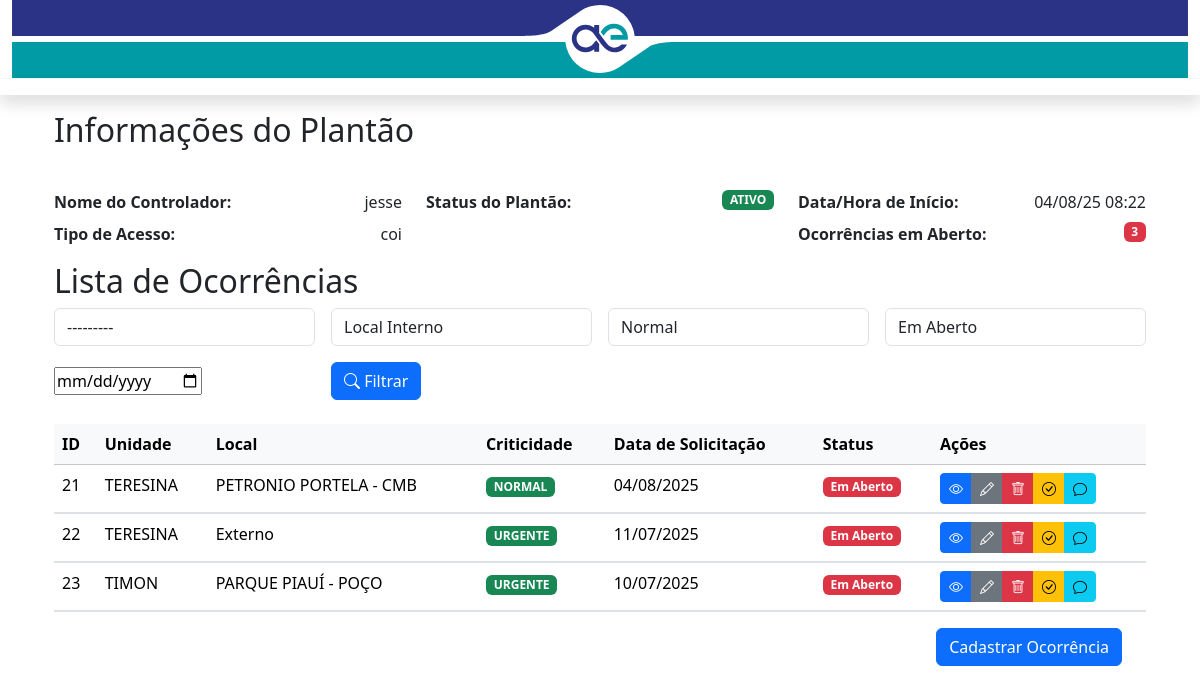
The app's page / (signed in) with its own data.
### plantao_coi/models.py (models this page shows, shortened)
class Plantao(models.Model):
    class TurnoPlantao(models.TextChoices):
        DIURNO = 'DIURNO', 'Diurno'
        NOTURNO = 'NOTURNO', 'Noturno'
    usuario = models.ForeignKey(User, on_delete=models.CASCADE)
    inicio = models.DateTimeField(default=timezone.now)
    turno = models.CharField(max_length=10, choices=TurnoPlantao.choices)
    class Meta:
        verbose_name_plural = 'Plantões'
        verbose_name = 'Plantão'
    def __str__(self):
        return f"{self.usuario.username} - {self.inicio.strftime('%d/%m/%Y %H:%M') } - {self.turno}"

class Ocorrencia(models.Model):
    EM_ABERTO = 'EM_ABERTO'
    CONCLUIDA = 'CONCLUIDA'
    CANCELADA = 'CANCELADA'
    STATUS_CHOICES = (
        (EM_ABERTO, 'Em Aberto'),
        (CONCLUIDA, 'Concluida'),
        (CANCELADA, 'Cancelada'),
    )
    unidade = models.ForeignKey(
        Unidade,
        on_delete=models.CASCADE,
        related_name="ocorrencias"
    )
    local_interno = models.ForeignKey(
        'LocalInterno',
        on_delete=models.CASCADE,
        null=True,
        blank=True,
        related_name="ocorrencias_internas",
        verbose_name="Local Interno"
    )
    local_externo = models.ForeignKey(
        'LocalExterno',
        on_delete=models.CASCADE,
        null=True,
        blank=False,
        related_name="ocorrencias_externas",
        verbose_name="Local Externo"
    )
    ordem_de_servico = models.CharField('OS', max_length=13)
    titulo = models.CharField(max_length=30, verbose_name="Título")
    data_solicitacao = models.DateTimeField(
        null=False, blank=False, verbose_name='Data da Solicitação'
    )
    descricao = models.TextField('Descrição', blank=False, null=False)
    criticidade = models.CharField(
        max_length=20,
        blank=False,
        choices=[
            ('NORMAL', 'Normal'),
            ('URGENTE', 'Urgente'),
            ('EMERGENCIAL', 'Emergencial')
        ],
        verbose_name="Criticidade",
        default="NORMAL"
    )
    status = models.CharField(
        'Status',
        max_length=10,
        choices=STATUS_CHOICES,
        default=EM_ABERTO,
    )
    @property
    def em_aberto(self):
        return self.status == self.EM_ABERTO

class Unidade(models.Model):
    nome = models.CharField(max_length=20, unique=True)
    def __str__(self):
        return self.nome

class LocalInterno(models.Model):
    planta = models.ForeignKey(
        Planta,
        on_delete=models.PROTECT,
        related_name="locais_internos"
    )
    ativo = models.ForeignKey(
        Ativo,
        on_delete=models.PROTECT,
        related_name="locais_internos"
    )
    class Meta:
        verbose_name = "Local Interno"
        verbose_name_plural = "Locais Internos"
    def __str__(self):
        return f'{self.planta} - {self.ativo}'

class Planta(models.Model):
    nome = models.CharField(max_length=100)
    def __str__(self):
        return self.nome

class Ativo(models.Model):
    codigo = models.CharField(max_length=50)
    def __str__(self):
        return self.codigo

### plantao_coi/views.py (the view)
# urls.py: path('', lista_ocorrencia, name='lista_ocorrencia'),
@login_required
def lista_ocorrencia(request):
    agora = datetime.now().time()
    hoje = datetime.now().date()
    if time(6, 0) <= agora < time(18, 0):
        plantao = Plantao.objects.filter(inicio__date=hoje, turno=Plantao.TurnoPlantao.DIURNO).first()
    else:
        plantao = Plantao.objects.filter(inicio__date=hoje, turno=Plantao.TurnoPlantao.NOTURNO).first()
    print(plantao)
    if not plantao:
        messages.warning(request, f'Nenhum plantão iniciado, favor iniciar o plantão!')
        return redirect('iniciar_plantao')
    ocorrencias = Ocorrencia.objects.all()
    em_aberto = ocorrencias.filter(status=Ocorrencia.EM_ABERTO).count()
    form = OcorrenciaFilterForm(request.GET, initial={'status': Ocorrencia.EM_ABERTO})
    if request.GET.get('unidade'):
        ocorrencias = ocorrencias.filter(unidade=request.GET.get('unidade'))
    if request.GET.get('data_abertura'):
        ocorrencias = ocorrencias.filter(data_abertura=request.GET.get('data_abertura'))
    if request.GET.get('data_solicitacao'):
        ocorrencias = ocorrencias.filter(data_solicitacao=request.GET.get('data_solicitacao'))
    if request.GET.get('status', Ocorrencia.EM_ABERTO):
        status = request.GET.get('status', Ocorrencia.EM_ABERTO)
        ocorrencias = ocorrencias.filter(status=status)
    context = {
        "ocorrencias": ocorrencias,
        "plantao": plantao,
        'form': form,
        'em_aberto': em_aberto,
        'ocorrencia_id': int(request.GET.get('ocorrencia_id', '0'))
    }
    return render(request, "ocorrencia/lista_ocorrencia.html", context)

### plantao_coi/forms.py
class OcorrenciaFilterForm(forms.ModelForm):
    class Meta:
        model = Ocorrencia
        fields = ['unidade', 'local_interno', 'criticidade', 'status', 'data_solicitacao']
        widgets = {
            "unidade": forms.Select(attrs={'class': 'form-control'}),
            "local_interno": forms.Select(attrs={'class': 'form-control'}),
            "criticidade": forms.Select(attrs={'class': 'form-control'}),
            "status": forms.Select(attrs={'class': 'form-control'}),
            "data_solicitacao": forms.TextInput(attrs={'class': 'datetime-local', 'type': 'date'}),
        }
    def __init__(self, *args, **kwargs):
        super(OcorrenciaFilterForm, self).__init__(*args, **kwargs)
        self.fields['unidade'].required = False
        self.fields['local_interno'].empty_label = 'Local Interno'
        self.fields['local_interno'].required = False
        self.fields['criticidade'].required = False
        self.fields['status'].empty_label = 'Status da Ocorrência'
        self.fields['status'].required = False
        self.fields['data_solicitacao'].required = False

### plantao_coi/templates/ocorrencia/lista_ocorrencia.html (shortened to what this page needs)
{% extends 'ocorrencia/modelo.html' %}
{% load static %}
{% load crispy_forms_tags %}
{% block conteudo %}
  <link rel="stylesheet" href="https://cdn.jsdelivr.net/npm/bootstrap-icons@1.11.3/font/bootstrap-icons.min.css">
<div class="container mt-3">
  <div class="row mt-3">
      <div class="col">
          <h2 class="mb-4">Informações do Plantão</h2>
      </div>
  </div>
  <div class="row mt-3 mb-2">
      <div class="col-md-4">
          <div class="d-flex justify-content-between align-items-start mb-2">
              <span><strong>Nome do Controlador:</strong></span>
              <span>{{ user }}</span>
          </div>
          <div class="d-flex justify-content-between align-items-start mb-2">
              <span><strong>Tipo de Acesso:</strong></span>
              <span>coi</span>
          </div>
      </div>
      <div class="col-md-4">
          <div class="d-flex justify-content-between align-items-start mb-2">
              <span><strong>Status do Plantão:</strong></span>
              <span class="badge bg-success">ATIVO</span>
          </div>
      </div>
      <div class="col-md-4">
          <div class="d-flex justify-content-between align-items-start mb-2">
              <span><strong>Data/Hora de Início:</strong></span>
              <span>{{ plantao.inicio|date:"d/m/y H:i"|default:"" }}</span>
          </div>
          <div class="d-flex justify-content-between align-items-start mb-2">
              <span><strong>Ocorrências em Aberto:</strong></span>
              <span class="badge bg-danger">{{ em_aberto }}</span>
          </div>
      </div>
   </div>
  <div class="row mt-2">
      <div class="col">
          <h2>Lista de Ocorrências</h2>
      </div>
   </div>
   <div class="row mb-4">
      <div class="col-12">
          <form class="row g-3 align-items-center" action="">
              {% for field in form %}
              <div class="col-md-3">
                {{ field }}
               </div>
              {% endfor %}
              <div class="col-md-3">
                <button type="submit" class="btn btn-primary">
                    <i class="bi bi-search"></i> Filtrar
                </button>
              </div>
            </form>
      </div>
   </div>
  <div class="row">
    <div class="col">
      <div class="table-responsive">
      <table class="table table-hover" id="accordionOcorrencias"
        >
        <thead class="table-light">
          <tr>
            <th scope="col">ID</th>
            <th scope="col">Unidade</th>
            <th scope="col">Local</th>
            <th scope="col">Criticidade</th>
            <th scope="col">Data de Solicitação</th>
            <th scope="col">Status</th>
            <th scope="col">Ações</th>
          </tr>
        </thead>
            <tbody>
              {% for ocorrencia in ocorrencias %}
              <tr>
                <td>{{ ocorrencia.id|default:"" }}</td>
                <td>{{ ocorrencia.unidade|default:"" }}</td>
                <td>{{ ocorrencia.local_interno|default:"Externo" }}</td>
                <td>
                  {% if ocorrencia.criticidade == 'Emergencial' %}
                  <span class="badge bg-danger">{{ ocorrencia.criticidade }}</span>
                  {% elif ocorrencia.criticidade == 'Urgente' %}
                  <span class="badge bg-warning">{{ ocorrencia.criticidade }}</span>
                  {% else %}
                  <span class="badge bg-success">{{ ocorrencia.criticidade }}</span>
                  {% endif %}
                </td>
                <td>{{ ocorrencia.data_solicitacao|date:"d/m/Y"|default:"" }}</td>
                <td>
                  {% if ocorrencia.em_aberto %}
                  <span class="badge bg-danger">{{ ocorrencia.get_status_display }}</span>
                  {% else %}
                  <span class="badge bg-success">{{ ocorrencia.get_status_display }}</span>
                  {% endif %}
                </td>
                <td>
                  <div class="btn-group" role="group">
                    <button type="button" class="btn btn-primary btn-sm"
                    data-toggle="collapse"
                    data-target="#view-occ-{{ocorrencia.pk}}"
                    aria-expanded="false"
                    aria-controls="view-occ-{{ocorrencia.pk}}"
                    title="Ver detalhes">
                    <i class="bi bi-eye"></i>
                    </button>
                    {% if ocorrencia.em_aberto %}
                    <a href="{% url 'editar_ocorrencia' ocorrencia.id %}" class="btn btn-secondary btn-sm" data-bs-placement="top"
                    title="Editar ocorrência">
                      <i class="bi bi-pencil"></i>
                    </a>
                    <button
                      type="button"
                      class="btn btn-danger btn-sm"
                      data-bs-toggle="modal"
                      data-bs-target="#cancelarModal"
                      data-id="{{ocorrencia.id}}"
                      data-url="{% url 'cancelar_ocorrencia' ocorrencia.id %}"
                      data-bs-placement="top"
                      title="Cancelar ocorrência"
                      data-confirm="Tem certeza que deseja Cancelar esta ocorrência?"
                    >
                      <i class="bi bi-trash"></i>
                    </button>
                    <button type="button" class="btn btn-warning btn-sm"
                    data-bs-toggle="modal"
                    data-bs-target="#concluirModal"
                    data-id="{{ocorrencia.id}}"
                    data-url="{% url 'concluir_ocorrencia' ocorrencia.id %}"
                    data-bs-placement="top"
                    title="Concluir ocorrência" data-confirm="Tem certeza que deseja concluir esta ocorrência?">
                    <i class="bi bi-check-circle"></i>
                    </button>
                    <button type="button" class="btn btn-info btn-sm"
                    data-bs-toggle="modal"
                    data-bs-target="#comentarioModal"
                    data-ocorrencia="{{ocorrencia.id}}"
                    data-bs-placement="top"
                    title="Adicionar comentário">
                    <i class="bi bi-chat"></i>
                    </button>
                    {% endif %}
                </td>
              </tr>
              <tr>
                <td colspan="7" class="p-0">
                </div>
              </div>
            </div>
          </div>
        </td>
      </tr>
      {% empty %}
      <tr>
        <td colspan="10">Nenhuma ocorrência cadastrada.</td>
      </tr>
      {% endfor %}
{% if perms.plantao_coi.add_ocorrencia %}
<div class="row mb-4">
<div class="col text-end">
  <a href="{% url 'cadastrar_ocorrencia' %}" class="btn btn-primary"
    >Cadastrar Ocorrência</a
  >
</div>
</div>
{% endif %}
{% endblock %}

### plantao_coi/templates/ocorrencia/modelo.html (shortened to what this page needs)
{% load static %}
<!doctype html>
<html lang="pt-br" class="h-100">
<head>
    <link href="https://cdn.jsdelivr.net/npm/bootstrap@5.3.3/dist/css/bootstrap.min.css" rel="stylesheet">
    <link href="{% static 'css/font-awesome.min.css' %}" rel="stylesheet">
    <link rel="stylesheet" type="text/css" href="https://cdn.datatables.net/v/bs4/dt-1.10.22/datatables.min.css" />
</head>
<body class="d-flex flex-column h-100">
        <div class="container-fluid bg-white p-0">
            <div class="container-fluid border-bottom border-light">
                <img src="{% static 'img/header_pres.svg' %}" alt="" class="img-fluid w-100">
            </div>
        </div>
        <nav class="navbar navbar-expand-lg navbar-dark bg-ifpr font-115 shadow">
        </nav>
        <div class="container">
            {% block conteudo %}
            {% endblock %}
</body>
</html>

### records on screen
Plantao: inicio "04/08/25 08:22"
Ocorrencia: id "21", unidade "TERESINA", local_interno "PETRONIO PORTELA - CMB", criticidade "NORMAL", data_solicitacao "04/08/2025", status "Em Aberto"
Ocorrencia: id "22", unidade "TERESINA", local_interno "Externo", criticidade "URGENTE", data_solicitacao "11/07/2025", status "Em Aberto"
Ocorrencia: id "23", unidade "TIMON", local_interno "PARQUE PIAUÍ - POÇO", criticidade "URGENTE", data_solicitacao "10/07/2025", status "Em Aberto"

### other values on screen
{{ user }} "jesse"
{{ em_aberto }} "3"
